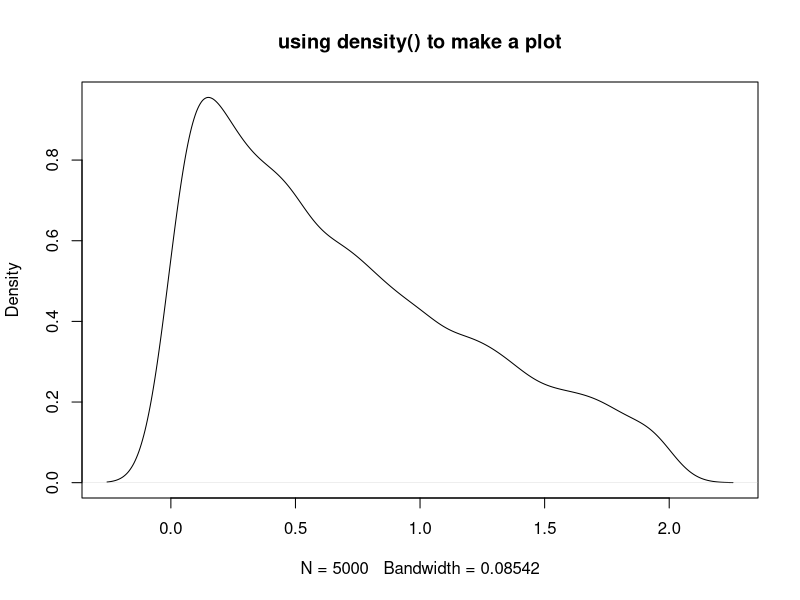
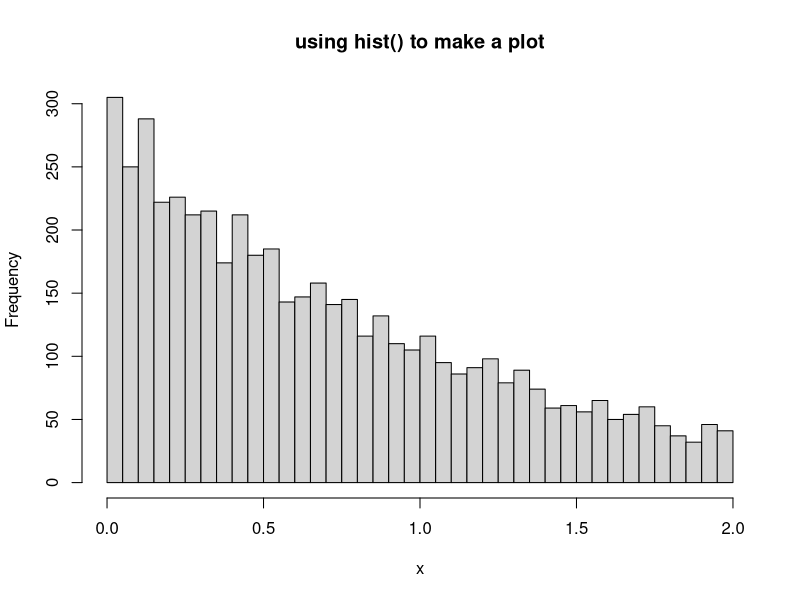
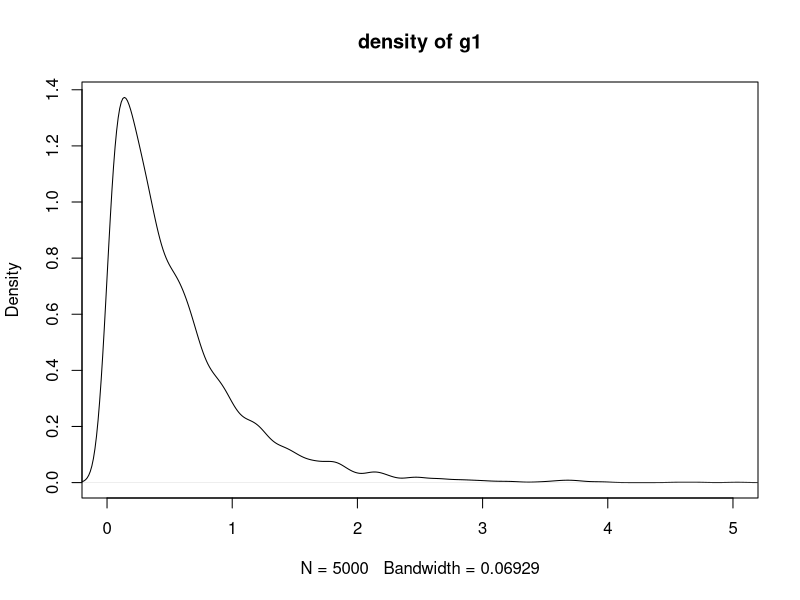
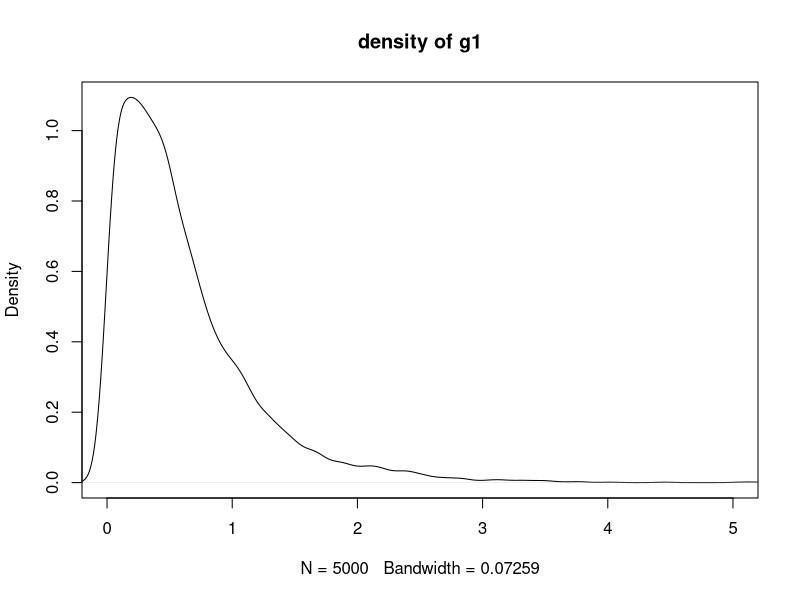
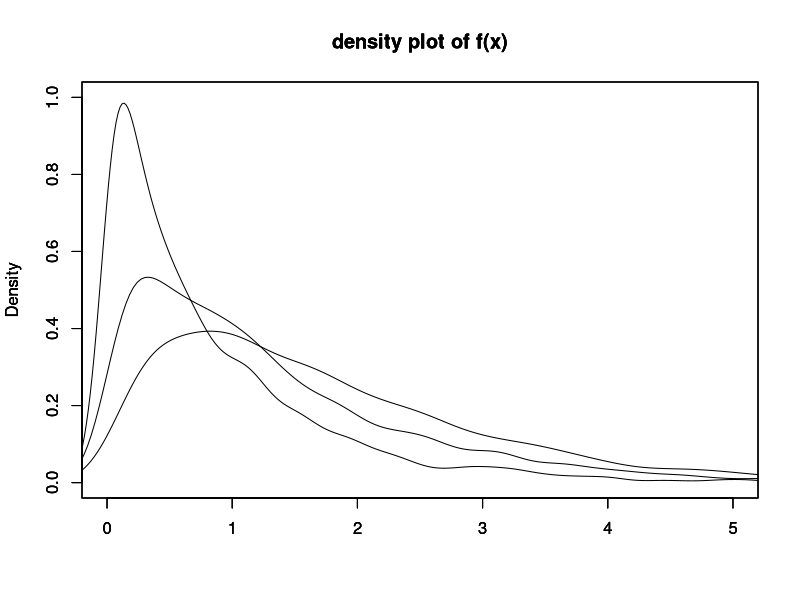

Write R code to recreate these figures, in order.
## ---- chunk 1
set.seed(123)
update = function(theta){
  (125*(theta/(2+theta))+33)/(125*(theta/(2+theta))+33+21+20)
}
theta =runif(1,0,100)
for (i in 1:1000){
  theta = update(theta)
}
theta
## ---- chunk 2
f = function (u){
  -log(1-(1-exp(-2))*u)
}
u = runif(5000)
x = f(u)
plot(density(x),main = "using density() to make a plot")
hist(x,breaks = 50,main = "using hist() to make a plot")
## ---- chunk 3
g_1 = function(x){
  -log(1-x)
}

g1 = function(x){
  exp(-x)
}

q = function(x){
  exp(-x)/(1+x^2)
}

list = c()
t1=0
for (i in 1:5000) {
  while (1) {
    t1 = t1+1
    x=g_1(runif(1))
    u=runif(1)
    if (u<(q(x)/g1(x))){break}
  }
  list = c(list,x)
}

plot(density(list),main = "density of g1",xlim=c(0,5))
## ---- chunk 4
g_2 = function(x){
  tan(pi*x/2)
}

g2 = function(x){
  2/(pi*(1+x^2))
}

q = function(x){
  exp(-x)/(1+x^2)
}

t2=0
list = c()
for (i in 1:5000) {
  while (1) {
    t2 = t2+1
    x=g_2(runif(1))
    u=runif(1)
    if (u<(q(x)/g2(x))){break}
  }
  list = c(list,x)
}

plot(density(list),main = "density of g1",xlim=c(0,5))
## ---- chunk 5
5000/t1
## ---- chunk 6
5000/t2
## ---- chunk 7
q = function (x){
  sqrt(4+x)*x^(i-1)*exp(-x)
}

g = function (x){
  (2*x^(i-1)+x^(i-1/2))*exp(-x)#*1/alpha
}

theta = c(0.5,1,1.5)
for (i in theta){
  alpha = 2*gamma(i)+gamma(i+1/2)
  c1 = 2*gamma(i)/alpha
  list=c()
  for (j in 1:5000){
    while (1){
      #get x
      u = runif(1)
      if (u>c1){x = rgamma(1,i,1)}
      else {x = rgamma(1,i+1/2,1)}
      u = runif(1)
      if (u<(q(x)/g(x))){break}#alpha/alpha=1
    }
    list = c(list,x)
  }
  plot(density(list)$x,density(list)$y,xlab="",ylab = "Density",ylim=c(0,1),xlim=c(0,5),main="density plot of f(x)",type = "l")
  par(new=TRUE,no.readonly = FALSE)
}

